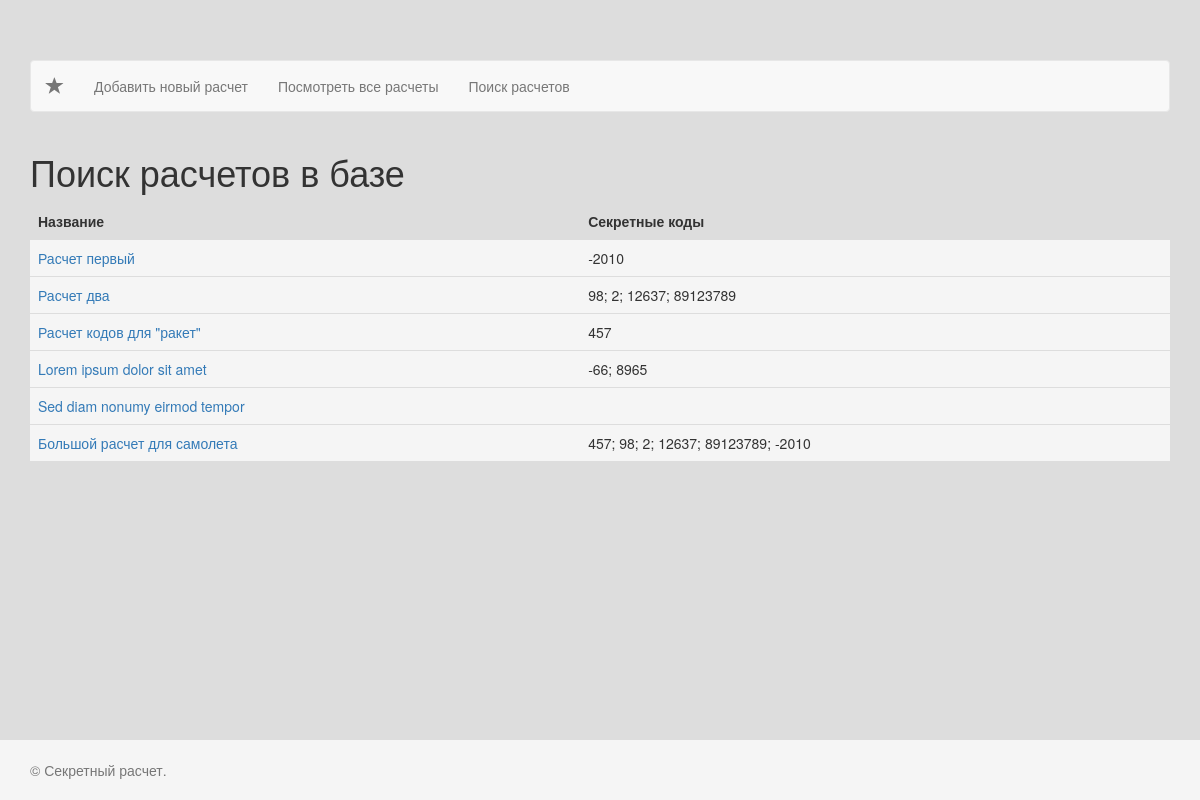
The app's page /list/search with its own data.
### tables this page shows
CREATE TABLE "Calcs" (
	`id`	INTEGER PRIMARY KEY AUTOINCREMENT,
	`name`	TEXT NOT NULL,
	`body`	TEXT NOT NULL
);

### app/Controllers/ControllerList.php (called while the page is built, shortened)
<?php
class ControllerList extends Controller{
    public function search()
    {
        $title = "Поиск расчетов в базе";
        try {
            $List = new CalculateList();
            $calculates = $List->GetList();
        } catch (\Exception $e) {
            $errors = $e->getMessage();
        }
        return self::View('list.php', compact(["calculates", "title", "errors"]));
    }
}

### app/Models/CalculateList.php (called while the page is built, shortened)
<?php
class CalculateList extends Model{
    public function GetList( array $where = [] )
    {
        $where_sql = [];
        $sql_where_1=''; $sql_where_2='';
        $sql = '
        SELECT id, name, body,
        (
            SELECT GROUP_CONCAT(secret_code, "; ")
            FROM CalcResults
		    where CalcResults.calc_id = Calcs.id
            '.$sql_where_1.'
		    Order by calc_id
       ) AS secret_code
       FROM Calcs
       '.$sql_where_2.'
       Order by id';
       $result = @Db::query($sql);
       $calculates=[];
       while( $row = $result->fetchArray() ){
           $calculates[] = [
               "id" => $row["id"],
               "name"=>$row["name"],
               "body"=>$row["body"],
               "secret_code"=>$row["secret_code"],
           ];
       }
       return $calculates;
    }
}

### app/Core/Db.php (called while the page is built, shortened)
<?php
class Db {
    private static $instance = NULL;
    public static function Init( string $path )
    {
      if (!isset(self::$instance)) {
        self::$instance = new \SQLite3($path);
      }
      return self::$instance;
    }
    public static function query( string $sql )
    {
        return self::$instance->query( $sql );
    }
}

### public/index.php (called while the page is built, shortened)
<?php
$conf = require_once '../conf/index.php';
$routes = require_once '../conf/routes.php';
$app = new \Core\App( $conf );
$app->RoutesArray( $routes );
$app->Run();

### app/Core/View.php (called while the page is built, shortened)
<?php
class View{
    private $ViewPath;
    public function __construct(string $path = null )
    {
      if( $path == null ){
        $this->ViewPath = realpath(__DIR__.'/../../views');
      }else{
        $this->ViewPath = realpath( $path );
      }
      $this->ViewPath .= "/";
    }
    public function Render($Template, $data = null)
    {
        if( file_exists($this->ViewPath.$Template) ){
            include $this->ViewPath.$Template;
            $content = ob_get_contents();
            return $content;
        }
        throw new \Exception("View does not exist: ".$this->ViewPath.$Template);
    }
}

### app/Core/Controller.php (called while the page is built, shortened)
<?php
class Controller{
    protected static $app;
    public function __construct($app)
    {
        self::$app = $app;
    }
    public static function View($view, $data=null)
    {
        return self::$app->GetView()->Render($view, $data);
    }
}

### views/list.php (the view, shortened to what this page needs)
<?php
include('_header.php');
?>
    <div class="row">
        <h1><?= $title?></h1>
            <?php if(count($calculates)){?>
            <div class="table-responsive">
                <table class="table table-hover">
                    <tr>
                        <th class="">Название</th>
                        <th class="">Секретные коды</th>
                    </tr>
                    <?php foreach ($calculates as $calculate) {
                        ?>
                        <tr class="active ">
                            <td><a class="loadCalc" href="/calcshow?id=<?=$calculate['id']?>"><?=$calculate['name']?></a></td>
                            <td><?=$calculate['secret_code']?></td>
                        </tr>
                        <?php
                    }
                    ?>
                </table>
            </div>
            <?php } ?>
    </div>
<?php
include('_footer.php');

### app/Core/App.php (shortened to what this page needs)
<?php
class App{
  protected $routes=[];
  protected $view;
  public function __construct( array $conf )
  {
    $this->conf = $conf;
    $this->view = new View( $this->conf["views_path"] );
  }
  public function RouteAdd(string $route, $calabel)
  {
      if ( is_string( $calabel ) && strpos( $calabel, '@') ) {
          $method = substr(strrchr($calabel, "@"), 1);
          $calabel = array( new $controller($this) , $method );
      }
      $this->routes[$route]= $calabel;
  }
  public function GetView()
  {
      return $this->view;
  }
  public function Run()
  {
      $this->uri = urldecode( parse_url($_SERVER['REQUEST_URI'], PHP_URL_PATH) );
      foreach ($this->routes as $route => $action) {
          if ( $route == $this->uri ){
              print call_user_func_array( $action, [] );
              return;
          }
      }
      return;
  }
}

### public/css/app.css (style rules this page uses)
body { background: #ddd; }
html { position: relative; min-height: 100%; }
body { margin-bottom: 60px; }

### records on screen
calcs: name "Расчет первый", secret_code "-2010"
calcs: name "Расчет два", secret_code "98; 2; 12637; 89123789"
calcs: name "Расчет кодов для \"ракет\"", secret_code "457"
calcs: name "Lorem ipsum dolor sit amet", secret_code "-66; 8965"
calcs: name "Sed diam nonumy eirmod tempor"
calcs: name "Большой расчет для самолета", secret_code "457; 98; 2; 12637; 89123789; -2010"
